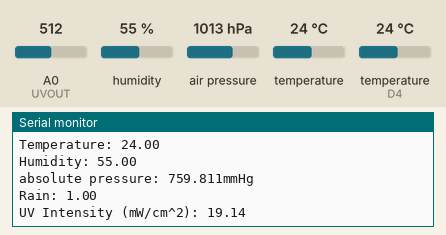
This sketch was run on a simulated ESP8266 (NodeMCU). Parts: the last lines printed to the serial monitor. The inputs (shaded band) are chosen by the test bench; at power-on: humidity 55 %, air pressure 1013 hPa, temperature (sensor on D4) 24 °C, A0 (UVOUT) = 512, temperature 24 °C. WiFi joins after 1.5 s; servers stay silent unless stated.

Above: at 2.7 s.
2.8 s: humidity set to 22 %
4.3 s: air pressure set to 952 hPa
At 5.7 s:
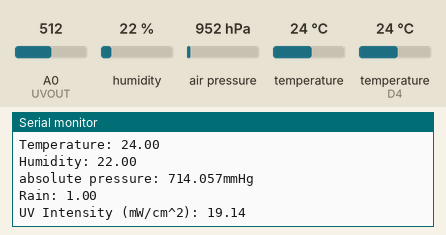
5.8 s: temperature (sensor on D4) set to 12 °C
7.3 s: air pressure set to 975 hPa
At 8.6 s:
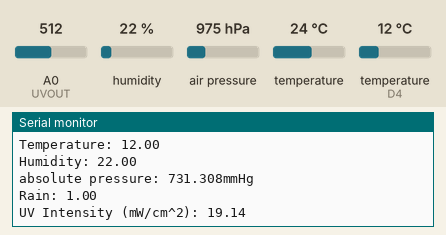
8.8 s: humidity set to 40 %
Timing chart, 0 to 11.3 s (numbered marks = the images above; inputs shaded):
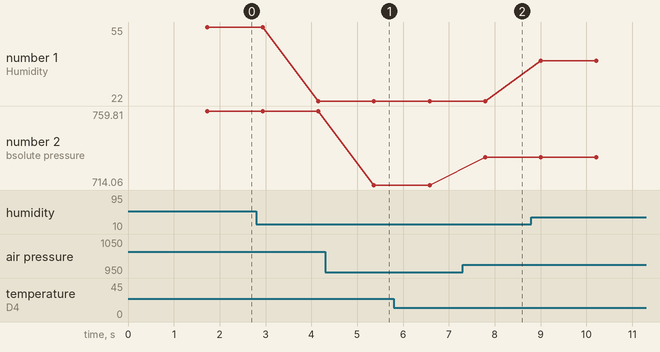

The sketch:

Weather_Drone.ino
```cpp
#include <Adafruit_Sensor.h>
#include <Adafruit_BMP280.h>
#include <Wire.h>
#include <ESP8266WiFi.h>
#include <DHT.h>
#include <ESP8266WebServer.h>
#include <ESP8266mDNS.h>


#define SEALEVELPRESSURE_HPA (1013.25)

#define BMP_SCK  (13)
#define BMP_MISO (12)
#define BMP_MOSI (11)
#define BMP_CS   (10)

const int refresh=3;//webpage refreshes every 3 seconds

int UVOUT = A0; //Output from the sensor
int REF_3V3 = 12; //3.3V power on the ESP32 board

Adafruit_BMP280 bmp; // I2C

float temperature, humidity, pressure, altitude,t,h,r,uvIntensity;

DHT dht(D4, DHT22);
double T, P;
char status;
WiFiClient client;

String apiKey = "";//Enter ThingSpeak API key here
const char *ssid =  "";//Enter wifi name here
const char *pass =  "";//Enter wifi password
const char* server = "api.thingspeak.com";

ESP8266WebServer localserver(80);

//This part is for creating a webpage and displaying the data

void sendTemp() {

  String page = "<!DOCTYPE html>\n\n";
  page +="    <meta http-equiv='refresh' content='";
  page +="    <meta name=\"transparent\" content=\"true\"";
  page += String(refresh);// how often data is read
  page +="'/>\n";
  page +="<html>\n";
   page +="<body style=\"background-color:rgba(255,255,255,0);\">\n";

  page +="<center>\n";
  page +="<p style=\"color:gray; font-size:24px;\">Temperature: ";
  page+="<span style=\"color: blue\">";
  page+=String(t);
  page += " &#xB0;C";
  page+="</span>";
  page +="</p>\n";

   page +="<p style=\"color:gray; font-size:24px;\">Humidity: ";
  page+="<span style=\"color: blue\">";
  page += String(h);
  page += " %";
  page +="</p>\n";

   page +="<p style=\"color:gray; font-size:24px;\">Pressure: ";
  page+="<span style=\"color: blue\">";;
  page += String(pressure);
  page += " mmHg";
  page+="</span>";
  page +="</p>\n";

  if(r==0)
  page +="<p style=\"color:green; font-size:24px;\">Not Raining<br/>\n";
else
  page +="<p style=\"color:red; font-size:24px;\">Raining<br/>\n";
  page +="</p>\n";

  page +="<p style=\"color:gray; font-size:24px;\">UV Intensity: ";
  page+="<span style=\"color: blue\">";
  page += String(uvIntensity);
  page+="</span>";
  page +="</p>\n";
  page +="</center>\n";
  page +="</body>\n";
  page+="<div class=\"bg\"></div>";
  page +="</html>\n";
 localserver.send(200,  "text/html",page);

}

void handleNotFound() {

  String message = "File Not Found\n\n";
  message += "URI: ";
  message += localserver.uri();
  message += "\nMethod: ";
  message += (localserver.method() == HTTP_GET) ? "GET" : "POST";
  message += "\nArguments: ";
  message += localserver.args();
  message += "\n";
  for (uint8_t i = 0; i < localserver.args(); i++) {
    message += " " + localserver.argName(i) + ": " + localserver.arg(i) + "\n";
  }
  localserver.send(404, "text/plain", message);

}


void setup() {
  Serial.begin(115200);
  delay(10);
  bmp.begin(0x76);
  Wire.begin();
  dht.begin();
  WiFi.begin(ssid, pass);
  pinMode(UVOUT, INPUT);
  pinMode(REF_3V3, INPUT);


  while (WiFi.status() != WL_CONNECTED) {
    delay(500);
    Serial.print(".");
  }

  if (WiFi.status() == WL_CONNECTED)
  {
    uint8_t macAddr[6];
    WiFi.macAddress(macAddr);
    Serial.printf("Connected, mac address: %02x:%02x:%02x:%02x:%02x:%02x\n", macAddr[0], macAddr[1], macAddr[2], macAddr[3], macAddr[4], macAddr[5]);
  }
  Serial.println("");
  Serial.println("WiFi connected");
  Serial.println("IP Address: ");
  Serial.println(WiFi.localIP());
 Serial.print("Gateway IP: ");
 Serial.println(WiFi.gatewayIP());


    if (MDNS.begin("Lorem_Ipsum")) {
    Serial.println("MDNS responder started");
  }

  localserver.on("/", sendTemp);

  localserver.on("/inline", []() {
    localserver.send(200, "text/plain", "this works as well");
  });

  localserver.onNotFound(handleNotFound);

  localserver.begin();
  Serial.println("HTTP server started");
}


int averageAnalogRead(int pinToRead)
{
  byte numberOfReadings = 8;
  unsigned int runningValue = 0;

  for(int x = 0 ; x < numberOfReadings ; x++)
    runningValue += analogRead(pinToRead);
  runningValue /= numberOfReadings;

  return(runningValue);
}

float mapfloat(float x, float in_min, float in_max, float out_min, float out_max)
{
  return (x - in_min) * (out_max - out_min) / (in_max - in_min) + out_min;
}


void loop() {

  localserver.handleClient();
  MDNS.update();

  temperature = bmp.readTemperature();
  pressure = bmp.readPressure() / 100.0F;
  pressure=pressure*0.75006;
  altitude = bmp.readAltitude(SEALEVELPRESSURE_HPA);


  //DHT22 sensor
   h = dht.readHumidity();
   t = dht.readTemperature();
  float t_temp,h_temp;


//This section is for getting analog value from rain sensor
  //Rain sensor
//  int r = analogRead(A0);
//  r = map(r, 0, 1024, 0, 100);

int rain_state=digitalRead(D3);
if(rain_state==HIGH)
  r=0;
  else
  r=1;

  int uvLevel = averageAnalogRead(UVOUT);
  int refLevel = averageAnalogRead(REF_3V3);

  float outputVoltage = 3.3 / refLevel * uvLevel;

 uvIntensity = mapfloat(outputVoltage, 0.99, 2.8, 0.0, 15.0); //Convert the voltage to a UV intensity level


//This section is for uploading data to Thingspeak
  if (client.connect(server, 80)) {
        if (!isnan(h) || !isnan(t))
            {
              String postStr = apiKey;
              postStr += "&field1=";
              postStr += String(t);
              postStr += "&field2=";
              postStr += String(h);

              postStr += "&field3=";
              postStr += String(pressure);
              postStr += "&field4=";
              postStr += String(r);
              postStr += "&field5=";
              postStr += String(uvIntensity);
              postStr += "\r\n\r\n\r\n\r\n\r\n";

              client.print("POST /update HTTP/1.1\n");
              client.print("Host: api.thingspeak.com\n");
              client.print("Connection: close\n");
              client.print("X-THINGSPEAKAPIKEY: " + apiKey + "\n");
              client.print("Content-Type: application/x-www-form-urlencoded\n");
              client.print("Content-Length: ");
              client.print(postStr.length());
              client.print("\n\n\n\n");
              client.print(postStr);
            }

              Serial.print("Temperature: ");
              Serial.println(t);
              Serial.print("Humidity: ");
              Serial.println(h);
              Serial.print("absolute pressure: ");
              Serial.print(pressure,3);
              Serial.println("mmHg");
              Serial.print("Rain: ");
              Serial.println(r);
              Serial.print("UV Intensity (mW/cm^2): ");
              Serial.println(uvIntensity);


        client.stop();
        delay(1000);
  }
}
```

Measured:
- after the input at 4.3 s, the serial monitor: prints a new line after 1.1 s (image 1)
- after the input at 7.3 s, the serial monitor: prints a new line after 0.49 s (image 2)
- plotted number 1: 55 → 22 after the input at 2.8 s, 22 → 40 after the input at 8.8 s
- plotted number 2: 759.81 → 714.06 after the input at 4.3 s, 714.06 → 731.31 after the input at 7.3 s
